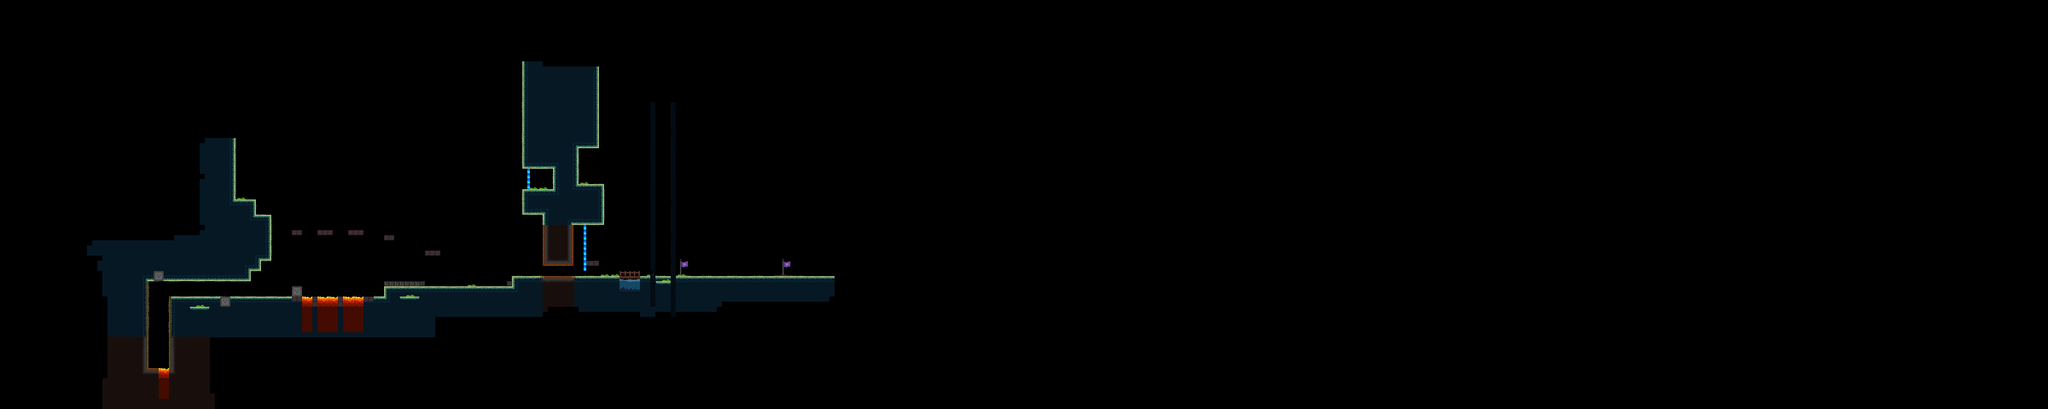

This game map was drawn from its Tiled (.tmx) file and the tilesets committed beside it. A one-line description and the trimmed map source follow:
An orthogonal 400x80 tile map with 16x16 px tiles, 3 tile layers (Decoraciones, Capa de patrones 1, LavaSheet), 23 tilesets and 147 objects.

<map version="1.4" tiledversion="1.4.3" orientation="orthogonal" renderorder="right-down" width="400" height="80" tilewidth="16" tileheight="16" infinite="0" nextlayerid="67" nextobjectid="684">
 <tileset firstgid="1" name="PisoGreenOficial" tilewidth="16" tileheight="16" tilecount="144" columns="4">
  <image source="PisoGreen/PisoGreenOficial.png" width="64" height="576" />
 </tileset>
 <tileset firstgid="145" name="Decoraciones" tilewidth="16" tileheight="16" tilecount="320" columns="8">
  <image source="two/Decoraciones.png" width="128" height="640" />
  <tile id="66">
   <animation>
    <frame tileid="66" duration="150" />
    <frame tileid="68" duration="150" />
    <frame tileid="80" duration="150" />
    <frame tileid="82" duration="150" />
    <frame tileid="84" duration="150" />
   </animation>
  </tile>
  <tile id="67">
   <animation>
    <frame tileid="67" duration="150" />
    <frame tileid="69" duration="150" />
    <frame tileid="81" duration="150" />
    <frame tileid="83" duration="150" />
    <frame tileid="85" duration="150" />
   </animation>
  </tile>
  <tile id="74">
   <animation>
    <frame tileid="74" duration="150" />
    <frame tileid="76" duration="150" />
    <frame tileid="88" duration="150" />
    <frame tileid="90" duration="150" />
    <frame tileid="92" duration="150" />
   </animation>
  </tile>
  <tile id="75">
   <animation>
    <frame tileid="75" duration="150" />
    <frame tileid="77" duration="150" />
    <frame tileid="89" duration="150" />
    <frame tileid="91" duration="150" />
    <frame tileid="93" duration="150" />
   </animation>
  </tile>
 </tileset>
 <tileset firstgid="465" name="LavaSheet" tilewidth="8" tileheight="16" tilecount="32" columns="4">
  <image source="LavaSheet.png" width="32" height="128" />
  <tile id="0">
   <animation>
    <frame tileid="0" duration="50" />
    <frame tileid="1" duration="50" />
    <frame tileid="2" duration="50" />
    <frame tileid="3" duration="50" />
    <frame tileid="4" duration="50" />
    <frame tileid="5" duration="50" />
    <frame tileid="6" duration="50" />
    <frame tileid="7" duration="50" />
    <frame tileid="8" duration="50" />
    <frame tileid="9" duration="50" />
    <frame tileid="10" duration="50" />
    <frame tileid="11" duration="50" />
    <frame tileid="12" duration="50" />
    <frame tileid="13" duration="50" />
    <frame tileid="14" duration="50" />
    <frame tileid="15" duration="50" />
   </animation>
  </tile>
  <tile id="16">
   <animation>
    <frame tileid="16" duration="100" />
    <frame tileid="17" duration="100" />
    <frame tileid="18" duration="100" />
    <frame tileid="19" duration="100" />
    <frame tileid="20" duration="100" />
    <frame tileid="21" duration="100" />
    <frame tileid="22" duration="100" />
    <frame tileid="23" duration="100" />
    <frame tileid="24" duration="100" />
    <frame tileid="25" duration="100" />
    <frame tileid="26" duration="100" />
    <frame tileid="27" duration="100" />
    <frame tileid="28" duration="100" />
    <frame tileid="29" duration="100" />
    <frame tileid="30" duration="100" />
    <frame tileid="31" duration="100" />
   </animation>
  </tile>
 </tileset>
 <tileset firstgid="497" name="cuboP" tilewidth="16" tileheight="32" tilecount="1" columns="1">
  <image source="cuboP.png" width="16" height="32" />
 </tileset>
 <tileset firstgid="498" name="Bloque1" tilewidth="16" tileheight="16" tilecount="1" columns="1">
  <image source="Bloque1.png" width="16" height="16" />
 </tileset>
 <tileset firstgid="499" name="Bloques" tilewidth="16" tileheight="16" tilecount="10" columns="10">
  <image source="Bloques.png" width="160" height="16" />
 </tileset>
 <tileset firstgid="509" name="Cascada" tilewidth="96" tileheight="96" tilecount="4" columns="1">
  <image source="Cascada.png" width="96" height="384" />
  <tile id="0">
   <animation>
    <frame tileid="0" duration="150" />
    <frame tileid="1" duration="150" />
    <frame tileid="2" duration="150" />
    <frame tileid="3" duration="150" />
   </animation>
  </tile>
 </tileset>
 <tileset firstgid="513" name="cuboS" tilewidth="16" tileheight="16" tilecount="2" columns="1">
  <image source="cuboS.png" width="16" height="32" />
 </tileset>
 <tileset firstgid="515" name="CuboS(1)" tilewidth="16" tileheight="16" tilecount="2" columns="1">
  <image source="CuboS(1).png" width="16" height="32" />
 </tileset>
 <tileset firstgid="517" name="bird3" tilewidth="8" tileheight="8" tilecount="6" columns="1">
  <image source="bird3.png" width="8" height="48" />
  <tile id="0">
   <animation>
    <frame tileid="0" duration="150" />
    <frame tileid="1" duration="150" />
    <frame tileid="2" duration="150" />
    <frame tileid="3" duration="1000" />
    <frame tileid="4" duration="2000" />
    <frame tileid="5" duration="150" />
    <frame tileid="3" duration="150" />
    <frame tileid="2" duration="150" />
    <frame tileid="1" duration="150" />
   </animation>
  </tile>
 </tileset>
 <tileset firstgid="523" name="BloquesGreen" tilewidth="16" tileheight="16" tilecount="24" columns="12">
  <image source="PisoGreen/BloquesGreen.png" width="192" height="32" />
 </tileset>
 <tileset firstgid="547" name="cesped" tilewidth="16" tileheight="16" tilecount="16" columns="8">
  <image source="PisoGreen/cesped.png" width="128" height="32" />
 </tileset>
 <tileset firstgid="563" name="End" tilewidth="64" tileheight="64" tilecount="6" columns="1">
  <image source="End.png" trans="ffffff" width="64" height="384" />
  <tile id="0">
   <animation>
    <frame tileid="0" duration="200" />
    <frame tileid="1" duration="200" />
    <frame tileid="2" duration="200" />
    <frame tileid="3" duration="200" />
    <frame tileid="4" duration="200" />
    <frame tileid="5" duration="200" />
   </animation>
  </tile>
 </tileset>
 <tileset firstgid="569" name="PisoGreenFondo" tilewidth="16" tileheight="16" tilecount="4" columns="2">
  <image source="PisoGreen/PisoGreenFondo.png" trans="ffffff" width="32" height="32" />
 </tileset>
 <tileset firstgid="573" name="decofondo" tilewidth="16" tileheight="16" tilecount="12" columns="6">
  <image source="gale/decofondo.png" trans="ffffff" width="96" height="32" />
 </tileset>
 <tileset firstgid="585" name="DecoracionGreen(1)" tilewidth="16" tileheight="16" tilecount="4" columns="2">
  <image source="PisoGreen/DecoracionGreen(1).png" trans="ffffff" width="32" height="32" />
 </tileset>
 <tileset firstgid="589" name="PD" tilewidth="16" tileheight="16" tilecount="144" columns="36">
  <image source="PD.png" width="576" height="64" />
 </tileset>
 <tileset firstgid="733" name="Puente" tilewidth="16" tileheight="16" tilecount="16" columns="4">
  <image source="PisoGreen/Puente.png" width="64" height="64" />
 </tileset>
 <tileset firstgid="749" name="Puente2" tilewidth="16" tileheight="16" tilecount="16" columns="4">
  <image source="PisoGreen/Puente2.png" width="64" height="64" />
 </tileset>
 <tileset firstgid="765" name="Puente3" tilewidth="16" tileheight="16" tilecount="16" columns="4">
  <image source="PisoGreen/Puente3.png" width="64" height="64" />
 </tileset>
 <tileset firstgid="781" name="FondoNegro" tilewidth="16" tileheight="16" tilecount="2" columns="1">
  <image source="PisoGreen/FondoNegro.png" width="16" height="32" />
 </tileset>
 <tileset firstgid="783" name="Puente(1)" tilewidth="64" tileheight="64" tilecount="3" columns="1">
  <image source="Puente(1).png" width="64" height="192" />
  <tile id="0">
   <animation>
    <frame tileid="0" duration="500" />
    <frame tileid="1" duration="500" />
    <frame tileid="2" duration="500" />
   </animation>
  </tile>
 </tileset>
 <tileset firstgid="786" name="CespedAnimacion1" tilewidth="32" tileheight="32" tilecount="3" columns="1">
  <image source="gale/CespedAnimacion1.png" width="32" height="96" />
  <tile id="0">
   <animation>
    <frame tileid="0" duration="500" />
    <frame tileid="1" duration="500" />
    <frame tileid="2" duration="500" />
   </animation>
  </tile>
 </tileset>
 <layer id="26" name="Decoraciones" width="400" height="80" tintcolor="#ffffff">
  <data>[32000 cells, 2271 non-empty, 261 distinct tile ids]</data>
 </layer>
 <objectgroup color="#555500" id="2" name="paredes">
  <object id="503" x="1328.55" y="786.216" width="2" height="11.7841" />
  <object id="504" x="1373.27" y="786.716" width="2.90909" height="11.8295" />
  <object id="505" x="777.273" y="844.909" width="6.36364" height="33.0909" />
  <object id="506" x="808.909" y="813.636" width="7.63636" height="32.1818" />
  <object id="507" x="844" y="673.818" width="4.90909" height="139.455" />
  <object id="508" x="797.818" y="625.455" width="2.90909" height="51.0909" />
  <object id="509" x="724.727" y="430.545" width="11.8182" height="195.455" />
  <object id="510" x="1200.18" y="881.705" width="5.45455" height="49.75" />
  <object id="512" x="1600.75" y="865.75" width="4.25" height="36.25" />
  <object id="514" x="1695.5" y="668.75" width="6" height="160" />
  <object id="515" x="1788" y="703.75" width="3.5" height="124.75" />
  <object id="561" x="1311.45" y="880.818" width="1.18182" height="15" />
  <object id="562" x="1326.91" y="880.727" width="1.36364" height="15.3636" />
  <object id="563" x="1583.64" y="880.636" width="2.54545" height="16" />
  <object id="590" x="1631.5" y="597" width="19.5" height="70" />
  <object id="591" x="1880.5" y="579.5" width="7.5" height="123.5" />
  <object id="592" x="1728.75" y="527.5" width="19.5" height="70" />
  <object id="593" x="1786.25" y="438.5" width="19.5" height="138" />
  <object id="596" x="1627.5" y="432" width="11" height="90.5" />
  <object id="597" x="1868" y="384" width="7" height="76.5" />
  <object id="624" x="1825.27" y="819.455" width="5.09091" height="10.9091" />
  <object id="625" x="1868.73" y="818.364" width="3.45455" height="12.1818" />
 </objectgroup>
 <objectgroup color="#ff55ff" id="3" name="piso">
  <object id="485" x="462.364" y="1153.09" width="33.4545" height="4.54545" />
  <object id="486" x="531.273" y="929" width="412.364" height="4.54545" />
  <object id="487" x="976.364" y="927.818" width="15.2727" height="7.81818" />
  <object id="488" x="1056.73" y="928" width="14.7273" height="7.27273" />
  <object id="489" x="1135.82" y="928.182" width="73.8182" height="9.63636" />
  <object id="490" x="1201.45" y="896.545" width="400.932" height="6.72727" />
  <object id="491" x="1329.02" y="785.682" width="45.8182" height="2.54545" />
  <object id="492" x="796.545" y="672.364" width="48.1818" height="4.36364" />
  <object id="493" x="729.455" y="623.636" width="69.4545" height="8.90909" />
  <object id="511" x="1602.7" y="864.886" width="998.599" height="6.72727" />
  <object id="546" x="1199.82" y="736.545" width="31.8182" height="3.09091" />
  <object id="547" x="1088.36" y="720.182" width="46.9091" height="3.81818" />
  <object id="548" x="992" y="719.636" width="46.9091" height="7.63636" />
  <object id="550" x="912" y="720.364" width="31.6364" height="1.81818" />
  <object id="560" x="1201.95" y="880.182" width="125.682" height="1.27273" />
  <object id="564" x="1584.73" y="879.273" width="15.6364" height="4.09091" />
  <object id="588" x="1634" y="592.5" width="101.5" height="11.5" />
  <object id="589" x="1803.5" y="577" width="80" height="11.5" />
  <object id="623" x="1825.82" y="817.273" width="45.0909" height="3.45455" />
 </objectgroup>
 <objectgroup color="#55aa00" id="4" name="techo">
  <object id="499" x="454.5" y="867.5" width="327.5" height="12" />
  <object id="500" x="772" y="838" width="42.5" height="8.5" />
  <object id="501" x="798.5" y="805" width="47" height="9.5" />
  <object id="502" x="1329.82" y="795.818" width="45.2727" height="3.81818" />
  <object id="513" x="1698.25" y="826.25" width="92.25" height="5.75" />
  <object id="594" x="1631" y="518" width="111" height="9" />
  <object id="595" x="1801" y="459" width="69.5" height="4" />
  <object id="598" x="1635" y="662.5" width="111" height="9" />
  <object id="599" x="1775" y="694.5" width="111" height="9" />
  <object id="626" x="1826.73" y="830.909" width="44.5455" height="1.63636" />
 </objectgroup>
 <objectgroup color="#005500" id="5" name="PersonajeCoo">
  <object id="496" x="481.5" y="1132.17">
   <point />
  </object>
 </objectgroup>
 <objectgroup color="#ffff00" id="6" name="pinchos">
  <object id="556" x="776" y="928.333">
   <point />
  </object>
  <object id="557" x="840.333" y="928.333">
   <point />
  </object>
  <object id="565" x="2010" y="855.5">
   <point />
  </object>
  <object id="568" x="1625.5" y="855.5">
   <point />
  </object>
 </objectgroup>
 <objectgroup id="7" name="cajas">
  <object id="559" x="1230.17" y="852.167">
   <point />
  </object>
 </objectgroup>
 <objectgroup id="8" name="agarraderaDere" />
 <objectgroup id="9" name="agarraderaIzq">
  <object id="541" x="860.5" y="720">
   <point />
  </object>
 </objectgroup>
 <objectgroup id="10" name="pisoTime" />
 <objectgroup color="#aa0000" id="11" name="particulas" />
 <objectgroup id="12" name="espacio" />
 <objectgroup id="13" name="sierra" />
 <objectgroup id="14" name="sierraRD">
  <object id="535" x="1582.17" y="882" width="8" height="15.8333" />
 </objectgroup>
 <objectgroup id="15" name="sierraRu">
  <object id="620" x="1896.33" y="565.833" width="61.5" height="8.5" />
 </objectgroup>
 <objectgroup id="16" name="sierraLu">
  <object id="621" x="1899.88" y="821.591" width="68" height="14.5" />
 </objectgroup>
 <objectgroup id="17" name="sierraLD">
  <object id="534" x="1323.83" y="882" width="6.33333" height="12.5" />
 </objectgroup>
 <objectgroup id="18" name="plataformaMov">
  <object id="622" x="1934.09" y="821.182">
   <point />
  </object>
 </objectgroup>
 <objectgroup id="19" name="Fuego" />
 <objectgroup id="20" name="paredED">
  <object id="495" x="529" y="930" width="16.5" height="277" />
 </objectgroup>
 <objectgroup id="21" name="paredEL">
  <object id="494" x="455.5" y="876.5" width="8" height="277" />
 </objectgroup>
 <objectgroup color="#aa0000" id="22" name="pisoMuerte">
  <object id="497" x="493" y="1156" width="37.5" height="43" />
  <object id="498" x="940" y="944" width="211.5" height="104.5" />
  <object id="540" x="56" y="1204" width="5598" height="74" />
 </objectgroup>
 <objectgroup color="#ffaaff" id="23" name="EnemigoWalk">
  <object id="516" x="1543.17" y="878.333" width="19.5" height="19" />
  <object id="518" x="1405.75" y="876.167" width="19.5" height="19" />
  <object id="519" x="1345.42" y="876.833" width="19.5" height="19" />
 </objectgroup>
 <objectgroup id="24" name="ButtonObject1" />
 <objectgroup id="25" name="Button1" />
 <objectgroup id="27" name="Aplastador" />
 <objectgroup id="28" name="PinchosGravity">
  <object id="551" x="615.333" y="880.333">
   <point />
  </object>
  <object id="552" x="632.333" y="881">
   <point />
  </object>
  <object id="553" x="648.667" y="880">
   <point />
  </object>
  <object id="554" x="664.667" y="880">
   <point />
  </object>
  <object id="555" x="681" y="880">
   <point />
  </object>
 </objectgroup>
 <objectgroup id="31" name="AgarraderaCircular" />
 <objectgroup id="32" name="EnemigoJump" />
 <objectgroup id="33" name="RayoFuego">
  <object id="542" x="920.167" y="720.667">
   <point />
  </object>
  <object id="543" x="1015.33" y="719">
   <point />
  </object>
  <object id="544" x="1111" y="719.333">
   <point />
  </object>
 </objectgroup>
 <objectgroup id="36" name="In">
  <object id="569" x="809" y="627" width="35" height="44" />
 </objectgroup>
 <objectgroup id="37" name="Out">
  <object id="571" x="1719.5" y="582" />
 </objectgroup>
 <objectgroup id="38" name="Coins">
  <object id="577" x="1634.5" y="547.5" width="11" height="12" />
  <object id="578" x="1659" y="546.5" width="11" height="12" />
  <object id="579" x="1680" y="546" width="11" height="12" />
  <object id="580" x="1635" y="563" width="11" height="12" />
  <object id="581" x="1659" y="563" width="11" height="12" />
  <object id="582" x="1680" y="564" width="11" height="12" />
  <object id="583" x="1635" y="579" width="11" height="12" />
  <object id="584" x="1659" y="579" width="11" height="12" />
  <object id="585" x="1680" y="580" width="11" height="12" />
  <object id="601" x="546.5" y="910.5" width="11" height="12" />
  <object id="602" x="565" y="910.5" width="11" height="12" />
  <object id="603" x="585" y="910.5" width="11" height="12" />
  <object id="604" x="605" y="910.5" width="11" height="12" />
  <object id="605" x="625" y="910.5" width="11" height="12" />
  <object id="606" x="645" y="910.5" width="11" height="12" />
  <object id="607" x="665" y="910.5" width="11" height="12" />
  <object id="608" x="566" y="911.5" width="11" height="12" />
  <object id="609" x="977.5" y="904.5" width="11" height="12" />
  <object id="610" x="1057.5" y="905" width="11" height="12" />
  <object id="612" x="1211" y="717.5" width="11" height="12" />
  <object id="613" x="1942.5" y="832" width="11" height="12" />
  <object id="614" x="1959.5" y="832" width="11" height="12" />
  <object id="615" x="1977.5" y="832" width="11" height="12" />
  <object id="616" x="1943.5" y="846" width="11" height="12" />
  <object id="617" x="1959.5" y="846.5" width="11" height="12" />
  <object id="618" x="1977.5" y="846.5" width="11" height="12" />
  <object id="627" x="1826.14" y="797.273" width="11" height="12" />
  <object id="628" x="1842.14" y="796.909" width="11" height="12" />
  <object id="629" x="1857.95" y="797.091" width="11" height="12" />
  <object id="630" x="1821.73" y="558.5" width="11" height="12" />
  <object id="631" x="1834.11" y="561.795" width="11" height="12" />
  <object id="632" x="1846.7" y="561.614" width="11" height="12" />
  <object id="633" x="1866.98" y="545.455" width="11" height="12" />
  <object id="634" x="1827.05" y="522.727" width="11" height="12" />
  <object id="635" x="1848.86" y="522.909" width="11" height="12" />
  <object id="636" x="1848.75" y="508.75" width="11" height="12" />
  <object id="637" x="1826.75" y="509.5" width="11" height="12" />
  <object id="639" x="1859.75" y="558.75" width="11" height="12" />
  <object id="640" x="1813.75" y="545.75" width="11" height="12" />
  </objectgroup>
 <objectgroup id="39" name="Button2" />
 <objectgroup id="40" name="Button2Objects" />
 <objectgroup id="41" name="setScreen">
  <!-- 2 objects omitted --></objectgroup>
 <objectgroup id="43" name="AgarraderaNeutral" />
 <objectgroup id="44" name="PisoAgarradera" />
 <objectgroup id="45" name="Parajo">
  <!-- 3 objects omitted --></objectgroup>
 <objectgroup id="46" name="Ld2" />
 <objectgroup id="47" name="lu2" />
 <objectgroup id="48" name="rd2" />
 <objectgroup id="49" name="ru2" />
 <objectgroup id="51" name="piso" />
 <objectgroup id="52" name="pared" />
 <objectgroup id="53" name="EnemigoVolador" />
 <objectgroup id="54" name="CamaraY" locked="1">
  <!-- 5 objects omitted --></objectgroup>
 <objectgroup id="55" name="CamaraNoY" visible="0">
  <!-- 2 objects omitted --></objectgroup>
 <objectgroup id="56" name="BloquesRompibles" />
 <objectgroup id="57" name="Tienda" />
 <objectgroup id="58" name="CamaraNoX" locked="1">
  <!-- 1 objects omitted --></objectgroup>
 <objectgroup id="59" name="ArbolVerde" />
 <objectgroup id="60" name="ArbolRosa" />
 <objectgroup id="61" name="ArbolAzul" />
 <objectgroup id="62" name="CamaraX" locked="1">
  <!-- 2 objects omitted --></objectgroup>
 <objectgroup id="63" name="NoBuild" />
 <objectgroup id="64" name="Build" />
 <objectgroup id="66" name="Nemesis1">
  <!-- 1 objects omitted --></objectgroup>
 <layer id="1" name="Capa de patrones 1" width="400" height="80">
  <data>[32000 cells, 152 non-empty, 26 distinct tile ids]</data>
 </layer>
 <layer id="30" name="LavaSheet" width="400" height="80">
  <data>[32000 cells, 113 non-empty, 8 distinct tile ids]</data>
 </layer>
</map>
<!-- 27 of 147 objects omitted -->
